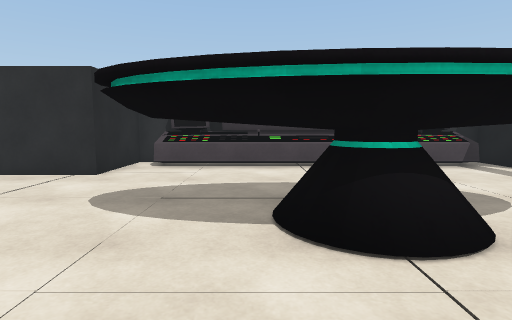
[1] (above)

13 first-person views from a walk through a 3-D level made in the Unity game engine. The camera is 1.2 m above the floor, tilts 6° down and sees 80° across. The floor is counted in squares, 1 m on a side. Each view is taken from the middle of a square. On the plan, view 1 faces up. The plan holds only what a view shows up to about 13 squares ahead; the rest is blank.

[2]
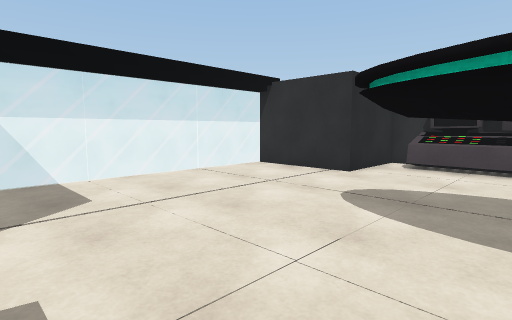

[3]
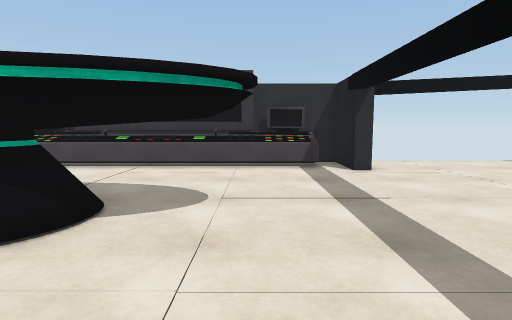

[4]
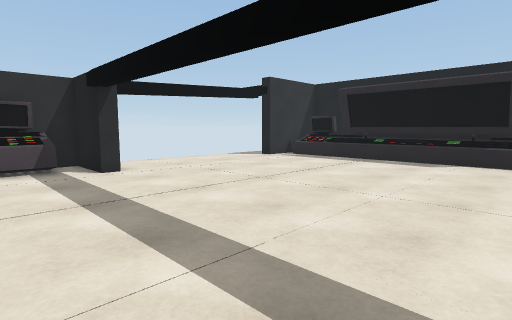

[5]
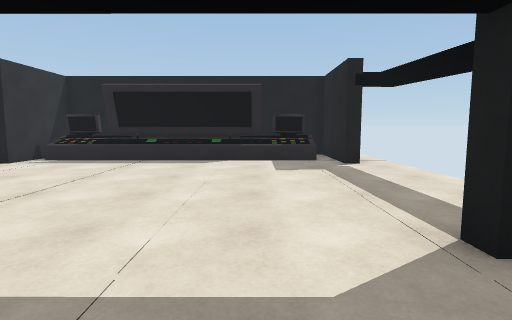

[6]
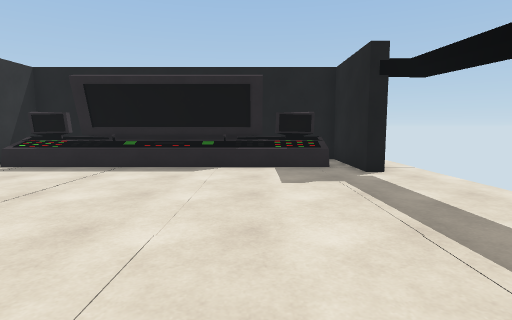

[7]
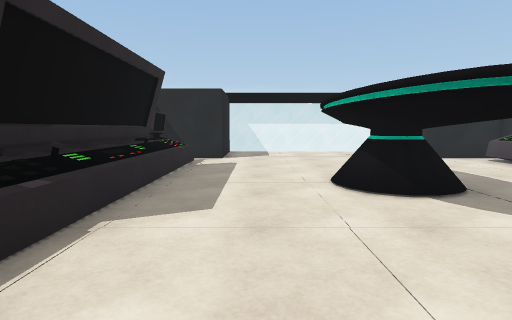

[8]
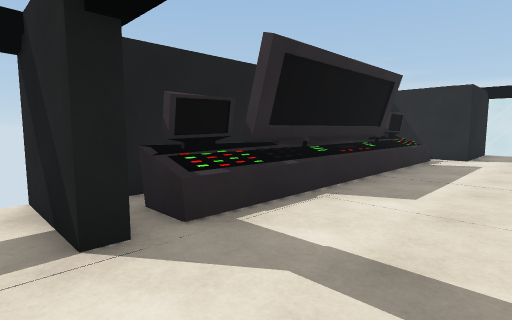

[9]
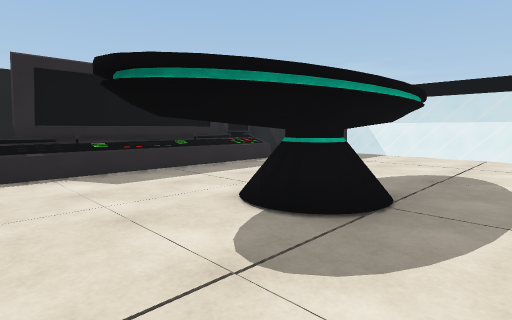

[10]
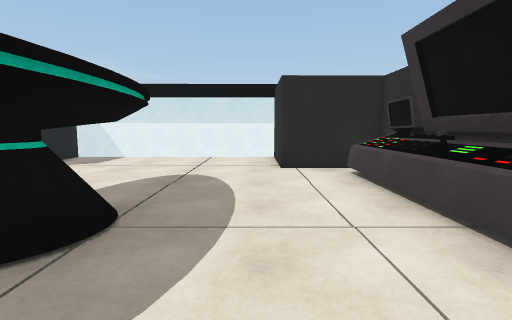

[11]
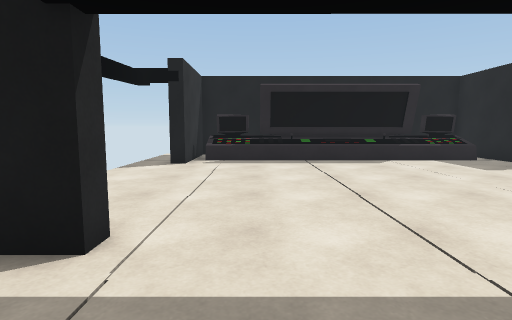

[12]
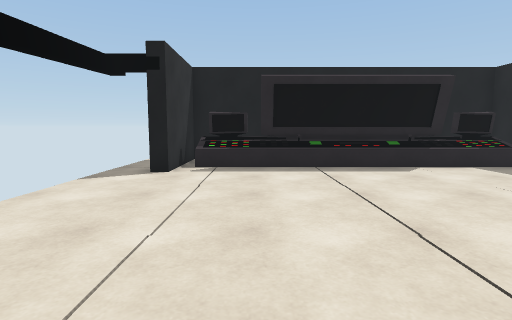

[13]
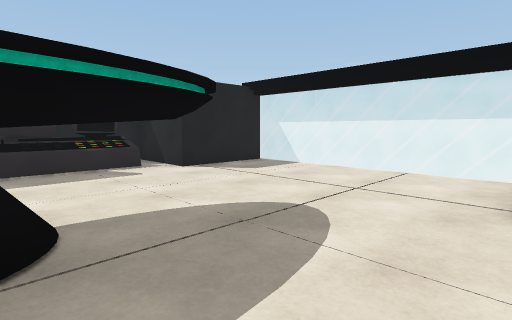

### Floor plan
Key: @ floor where view 1 was taken; # wall or solid block; . floor; = window, fence, low wall or low ledge; ^ raised ledge; O other object.
Columns run from 8 left of view 1 to 19 right of it. Each row starts with its distance up from view 1.
 11     #############
 10     #^^##^^^##^^#......##
  9     #...........#........^#
  8 =####....................^#
  7 =........................##
  6 =........................##
  5 =......OOOOOO............#
  4 =.....OOOOOOOO...........#
  3 =......OOOOOO............#
  2 =........................#
  1 =........................###
  0 =####...@................###
 -1     #....................^##
 -2     #^#########^#.......####
 -3     ####     ####.........
 -4                 #

Positions as (right, up) in squares from view 1, and headings:
1: (0, 0), facing up
2: (0, 0), facing up-left
3: (5, 0), facing up
4: (5, 0), facing up-right
5: (5, 1), facing right
6: (7, 1), facing right
7: (8, 1), facing left
8: (9, 2), facing down-left
9: (6, 7), facing down-left
10: (5, 7), facing left
11: (5, 7), facing right
12: (7, 7), facing right
13: (1, 8), facing down-left
